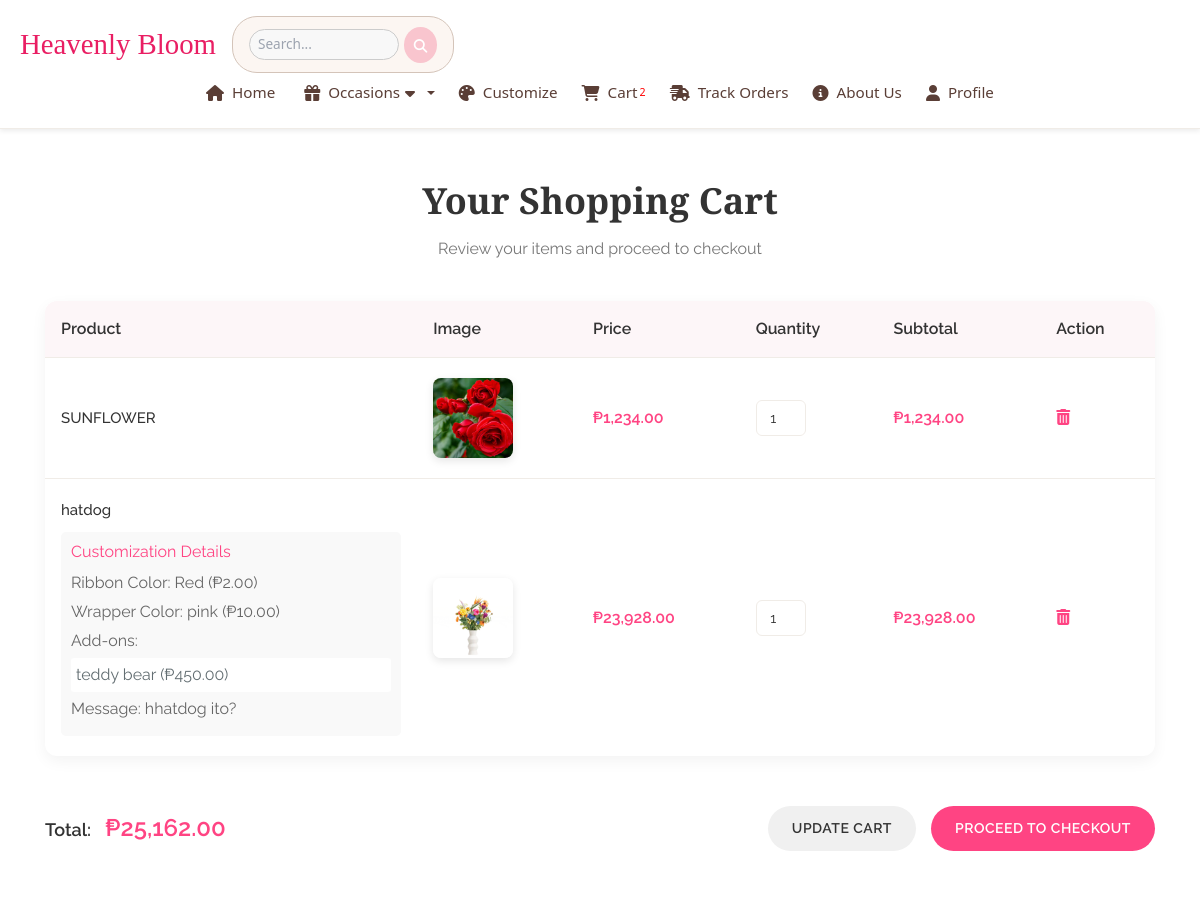
The app's page /cart.php (signed in) with its own data.
### tables this page shows
CREATE TABLE `cart` (
  `cart_id` int(11) NOT NULL,
  `user_id` int(11) NOT NULL,
  `product_id` int(11) NOT NULL,
  `product_name` varchar(255) NOT NULL,
  `product_price` decimal(10,2) NOT NULL,
  `product_image` varchar(255) DEFAULT NULL,
  `quantity` int(11) DEFAULT 1,
  `added_at` timestamp NOT NULL DEFAULT current_timestamp(),
  `is_customized` tinyint(1) DEFAULT 0,
  `ribbon_color_id` int(11) DEFAULT NULL,
  `ribbon_color_name` varchar(255) DEFAULT NULL,
  `ribbon_color_price` decimal(10,2) DEFAULT NULL,
  `wrapper_color_id` int(11) DEFAULT NULL,
  `wrapper_color_name` varchar(255) DEFAULT NULL,
  `wrapper_color_price` decimal(10,2) DEFAULT NULL,
  `customer_message` text DEFAULT NULL,
  `addons` longtext DEFAULT NULL CHECK (json_valid(`addons`))
);

### cart.php (the view, shortened to what this page needs)
<?php
include 'db_connection.php';
$userId = $_SESSION['user_id'];
$stmt = $conn->prepare("SELECT product_id, product_name, product_image, product_price, quantity, is_customized,
    ribbon_color_id, ribbon_color_name, ribbon_color_price,
    wrapper_color_id, wrapper_color_name, wrapper_color_price,
    customer_message, addons
    FROM cart
    WHERE user_id = ?
");
$stmt->bind_param("i", $userId);
$stmt->execute();
$result = $stmt->get_result();
$cartItems = [];
$total = 0;
while ($row = $result->fetch_assoc()) {
    $row['subtotal'] = $row['product_price'] * $row['quantity'];
    $total += $row['subtotal'];
    $cartItems[] = $row;
}
?>
<!DOCTYPE html>
<html lang="en">
<head>
    <link rel="stylesheet" href="https://cdnjs.cloudflare.com/ajax/libs/font-awesome/6.5.0/css/all.min.css">
    <link rel="stylesheet" type="text/css" href="assets/css/bootstrap.min.css">
    <link rel="stylesheet" type="text/css" href="assets/css/font-awesome.css">
    <link rel="stylesheet" href="assets/css/templatemo-softy-pinko.css">
    <link rel="stylesheet" href="home.css">
</head>
<body>
    <?php include 'navi.php'; ?>
    <section class="cart-section">
        <div class="cart-container">
            <div class="section-heading">
                <h2>Your Shopping Cart</h2>
                <p>Review your items and proceed to checkout</p>
            </div>
            <form method="POST" action="cart.php">
                <?php if (empty($cartItems)): ?>
                    <div class="empty-cart">
                        <div class="empty-cart-icon">
                            <i class="fas fa-shopping-cart"></i>
                        </div>
                        <p class="empty-cart-message">Your cart is currently empty. Perhaps some beautiful blooms are calling your name?</p>
                        <a href="homepage.php" class="continue-shopping-btn">Continue Shopping</a>
                    </div>
                <?php else: ?>
                    <table class="cart-table">
                        <thead>
                            <tr>
                                <th>Product</th>
                                <th>Image</th>
                                <th>Price</th>
                                <th>Quantity</th>
                                <th>Subtotal</th>
                                <th>Action</th>
                            </tr>
                        </thead>
                        <tbody>
                            <?php foreach ($cartItems as $item): ?>
                                <tr>
                                    <td data-label="Product">
                                        <div class="product-info">
                                            <div class="product-name"><?= htmlspecialchars($item['product_name']) ?></div>
                                            <?php if ($item['is_customized']): ?>
                                                <div class="customization-details">
                                                    <h4>Customization Details</h4>
                                                    <?php if ($item['ribbon_color_name']): ?>
                                                        <p>Ribbon Color: <?= htmlspecialchars($item['ribbon_color_name']) ?>
                                                            (₱<?= number_format($item['ribbon_color_price'], 2) ?>)</p>
                                                    <?php endif; ?>
                                                    <?php if ($item['wrapper_color_name']): ?>
                                                        <p>Wrapper Color: <?= htmlspecialchars($item['wrapper_color_name']) ?>
                                                            (₱<?= number_format($item['wrapper_color_price'], 2) ?>)</p>
                                                    <?php endif; ?>
                                                    <?php if ($item['addons']): ?>
                                                        <p>Add-ons:</p>
                                                        <ul class="addons-list">
                                                            <?php
                                                            $addons = json_decode($item['addons'], true);
                                                            if ($addons) {
                                                                foreach ($addons as $addon) {
                                                                    echo '<li>' . htmlspecialchars($addon['name']) . ' (₱' . number_format($addon['price'], 2) . ')</li>';
                                                                }
                                                            }
                                                            ?>
                                                        </ul>
                                                    <?php endif; ?>
                                                    <?php if ($item['customer_message']): ?>
                                                        <p>Message: <?= htmlspecialchars($item['customer_message']) ?></p>
                                                    <?php endif; ?>
                                                </div>
                                            <?php endif; ?>
                                        </div>
                                    </td>
                                    <td data-label="Image" class="product-image">
                                        <img src="uploads/<?= htmlspecialchars($item['product_image']) ?>" alt="<?= htmlspecialchars($item['product_name']) ?>">
                                    </td>
                                    <td data-label="Price" class="product-price">₱<?= number_format($item['product_price'], 2) ?></td>
                                    <td data-label="Quantity" class="product-quantity">
                                        <div class="quantity-input">
                                            <input type="number" name="quantities[<?= $item['product_id'] ?>]" value="<?= $item['quantity'] ?>" min="1">
                                        </div>
                                    </td>
                                    <td data-label="Subtotal" class="product-subtotal">₱<?= number_format($item['subtotal'], 2) ?></td>
                                    <td data-label="Action">
                                        <button type="button" class="remove-btn" onclick="removeItem(<?= $item['product_id'] ?>)">
                                            <i class="fas fa-trash-alt"></i>
                                        </button>
                                    </td>
                                </tr>
                            <?php endforeach; ?>
                        </tbody>
                    </table>
                    <div class="cart-actions">
                        <div class="cart-total">
                            Total: <span>₱<?= number_format($total, 2) ?></span>
                        </div>
                        <div class="cart-buttons">
                            <button type="submit" name="update_cart" class="update-cart-btn">Update Cart</button>
                            <a href="checkout.php">
                                <button type="button" class="checkout-btn">Proceed to Checkout</button>
                            </a>
                        </div>
                    </div>
                <?php endif; ?>
            </form>
        </div>
    </section>
</body>
</html>

### assets/css/templatemo-softy-pinko.css (style rules this page uses)
html, body, div, span, applet, object, iframe, h1, h2, h3, h4, h5, h6, p, blockquote, div pre, a, abbr, acronym, address, big, cite, code, del, dfn, em, font, img, ins, kbd, q, s, samp, small, strike, strong, sub, sup, tt, var, b, u, i, center, dl, dt, dd, ol, ul, li, figure, header, nav, section, article, aside, footer, figcaption { margin: 0; padding: 0; border: 0; outline: 0; }
ul, li { padding: 0; margin: 0; list-style: none; }
header, nav, section, article, aside, footer, hgroup { display: block; }
* { box-sizing: border-box; }
html, body { font-family: "Raleway", sans-serif; font-weight: 400; background-color: #fff; font-size: 16px; -ms-text-size-adjust: 100%; -webkit-font-smoothing: antialiased; -moz-osx-font-smoothing: grayscale; }
a { text-decoration: none !important; }
h1, h2, h3, h4, h5, h6 { margin-top: 0px; margin-bottom: 0px; }
ul { margin-bottom: 0px; }
html, body { background: #fff; font-family: "Raleway", sans-serif; }

### home.css (style rules this page uses)
.product-price { @apply text-2xl font-bold text-pink-600 p-4; }

### cart.php (style rules this page uses)
body { font-family: 'Raleway', sans-serif; background-color: #fff; color: #636e72; margin: 0; padding: 0; }
.cart-section { padding: 50px 0; background-color: #fff; }
.cart-container { max-width: 1140px; margin: 0 auto; padding: 0 15px; }
.section-heading { margin-bottom: 40px; text-align: center; }
.section-heading h2 { font-family: 'Playfair Display', serif; font-size: 36px; color: #333; margin-bottom: 15px; font-weight: 600; }
.section-heading p { color: #777; font-size: 16px; }
.cart-table { width: 100%; background-color: #fff; border-radius: 12px; overflow: hidden; box-shadow: 0 5px 15px rgba(0, 0, 0, 0.05); margin-bottom: 30px; }
.cart-table thead { background-color: #fdf6f8; }
.cart-table th { padding: 16px; text-align: left; color: #333; font-weight: 600; border-bottom: 1px solid #f0ece7; }
.cart-table td { padding: 20px 16px; border-bottom: 1px solid #f0ece7; vertical-align: middle; }
.cart-table tr:last-child td { border-bottom: none; }
.product-image img { width: 80px; height: 80px; object-fit: cover; border-radius: 8px; box-shadow: 0 3px 8px rgba(0, 0, 0, 0.1); }
.product-name { font-weight: 500; color: #333; font-size: 15px; }
.product-price, .product-subtotal { font-weight: 600; color: #ff4483; }
.quantity-input { display: flex; align-items: center; max-width: 100px; }
.quantity-input input { width: 50px; height: 36px; border: 1px solid #f0ece7; border-radius: 6px; text-align: center; font-size: 14px; color: #333; padding: 0 5px; }
.remove-btn { background-color: transparent; color: #ff4483; border: none; cursor: pointer; font-size: 16px; transition: all 0.3s ease; }
.cart-actions { display: flex; justify-content: space-between; align-items: center; flex-wrap: wrap; padding: 20px 0; }
.cart-total { font-size: 18px; color: #333; font-weight: 600; }
.cart-total span { color: #ff4483; font-size: 24px; margin-left: 10px; }
.cart-buttons { display: flex; gap: 15px; }
.update-cart-btn, .checkout-btn { padding: 12px 24px; border-radius: 30px; font-weight: 600; font-size: 14px; text-transform: uppercase; letter-spacing: 0.5px; cursor: pointer; transition: all 0.3s ease; border: none; }
.update-cart-btn { background-color: #f0f0f0; color: #333; }
.checkout-btn { background-color: #ff4483; color: white; }
.customization-details { margin-top: 10px; padding: 10px; background-color: #f9f9f9; border-radius: 5px; }
.customization-details h4 { color: #ff4483; margin-bottom: 10px; }
.customization-details p { margin: 5px 0; color: #666; }
.addons-list { list-style: none; padding-left: 0; }
.addons-list li { margin-bottom: 5px; padding: 5px; background-color: #fff; border-radius: 3px; }

### navi.php (style rules this page uses)
* { margin: 0; padding: 0; box-sizing: border-box; }

### records on screen
cart: product_name "SUNFLOWER", product_image (picture), product_price "1,234.00", quantity "1", subtotal "1,234.00"
cart: product_name "hatdog", ribbon_color_name "Red", ribbon_color_price "2.00", wrapper_color_name "pink", wrapper_color_price "10.00", name "teddy bear", price "450.00", customer_message "hhatdog ito?", product_image (picture), product_price "23,928.00", quantity "1", subtotal "23,928.00"

### other values on screen
$cartCount "2"
$total "25,162.00"
